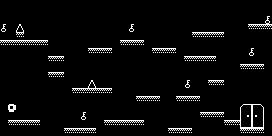

Rendered tile map (Tiled .tmx) drawn with the repository's tilesets; below, a short description and the full map source, tile grids included:
An orthogonal 34x17 tile map with 8x8 px tiles, 2 tile layers (Tile Layer 1, background) and 6 objects (0, 19, 4, 2, 18, ...).

<map version="1.0" orientation="orthogonal" renderorder="right-down" width="34" height="17" tilewidth="8" tileheight="8" nextobjectid="16">
 <properties>
  <property name="color1" value="23" />
  <property name="color2" value="25" />
  <property name="emmitercolor" value="83" />
  <property name="enemycolor" value="40" />
  <property name="hudcolor" value="23" />
  <property name="name" value="paparazzi" />
  <property name="tilecolor" value="55" />
 </properties>
 <tileset firstgid="1" name="pacman" tilewidth="8" tileheight="8">
  <image source="tileset.png" width="160" height="200" />
 </tileset>
 <layer name="Tile Layer 1" width="34" height="17">
  <properties>
   <property name="texture" value="tileset" />
  </properties>
  <data encoding="csv">
0,0,0,0,0,0,0,0,0,0,0,0,0,0,0,0,0,0,0,0,0,0,0,0,0,0,0,0,0,0,0,0,0,0,
0,0,0,0,0,0,0,0,0,0,0,0,0,0,0,0,0,0,0,0,0,0,0,0,0,0,0,0,0,0,0,0,0,0,
0,0,0,0,0,0,0,0,0,0,0,0,0,0,0,0,0,0,0,0,0,0,0,0,0,0,0,0,0,0,0,0,0,6,
6,0,47,0,0,0,0,0,0,0,0,0,0,0,0,0,6,0,0,0,0,0,0,0,0,0,0,0,0,0,0,19,19,19,
0,0,2,0,0,0,0,0,0,0,0,0,0,0,0,0,0,0,0,0,0,0,0,0,42,42,42,42,0,0,0,0,0,0,
82,82,82,82,82,82,0,0,0,0,0,0,0,0,0,82,82,82,0,0,0,0,0,0,0,0,0,0,0,0,0,0,0,0,
0,0,0,0,0,0,0,0,0,0,0,19,19,19,0,0,0,0,0,22,22,22,0,0,0,0,0,0,0,0,0,6,0,0,
0,0,0,0,0,0,22,22,0,0,0,0,0,0,0,0,0,0,0,0,0,0,0,42,42,42,42,0,0,0,0,0,0,0,
0,0,0,0,0,0,0,0,0,0,0,0,0,0,0,0,0,0,0,0,0,0,0,0,0,0,0,0,0,0,82,82,82,0,
0,0,0,0,0,0,19,19,0,0,0,0,0,0,0,0,0,0,0,0,0,0,0,0,0,0,0,0,0,0,0,0,0,0,
0,0,0,0,0,0,0,0,0,0,0,27,0,0,0,0,0,0,0,0,0,0,0,6,0,0,22,22,0,0,0,0,0,0,
0,0,0,0,0,0,0,0,0,22,22,22,22,22,0,0,0,0,0,0,0,0,0,0,0,0,0,0,0,0,0,0,0,0,
0,0,0,0,0,0,0,0,0,0,0,0,0,0,0,0,0,42,42,42,0,0,19,19,19,0,0,0,0,0,0,0,0,0,
0,20,0,0,0,0,0,0,0,0,0,0,0,0,0,0,0,0,0,0,0,0,0,0,0,0,0,0,0,0,9,10,11,0,
0,0,0,0,0,0,0,0,0,0,6,0,0,0,0,0,0,0,0,0,0,0,0,0,0,42,42,42,0,0,29,13,31,0,
0,22,22,22,22,0,0,0,0,0,0,0,0,19,19,22,22,22,0,0,0,0,0,0,0,0,0,0,82,82,49,50,51,0,
0,0,0,0,0,0,0,0,22,22,19,19,0,0,0,0,0,0,0,0,0,82,82,82,0,0,0,0,0,0,82,82,82,0
</data>
 </layer>
 <objectgroup name="pacmanemmiter">
  <properties>
   <property name="_type" value="2" />
   <property name="delay" value="25000" />
   <property name="offset" value="5000" />
   <property name="sizex" value="32" />
   <property name="sizey" value="32" />
   <property name="speed" value="70" />
   <property name="speedx" value="40" />
   <property name="speedy" value="15" />
   <property name="texture" value="enemies_32x32" />
  </properties>
  <object id="3" type="0" x="-6" y="112">
   <properties>
    <property name="offset" value="22000" />
   </properties>
   <polyline points="6,0 278,0" />
  </object>
  <object id="4" type="19" x="284" y="64">
   <properties>
    <property name="offset" value="17000" />
   </properties>
   <polyline points="-12,0 -284,0" />
  </object>
  <object id="6" type="4" x="56" y="-14">
   <properties>
    <property name="offset" value="12000" />
   </properties>
   <polyline points="0,14 0,150" />
  </object>
  <object id="8" type="2" x="-10" y="24">
   <properties>
    <property name="offset" value="6000" />
   </properties>
   <polyline points="10,0 282,0" />
  </object>
  <object id="10" type="18" x="300" y="88">
   <properties>
    <property name="offset" value="2000" />
   </properties>
   <polyline points="-28,0 -300,0" />
  </object>
  <object id="13" type="5" x="216" y="128">
   <properties>
    <property name="offset" value="9000" />
   </properties>
   <polyline points="0,10 0,-128" />
  </object>
 </objectgroup>
 <layer name="background" width="34" height="17">
  <properties>
   <property name="texture" value="tileset" />
  </properties>
  <data encoding="csv">
0,0,0,0,0,0,0,0,0,0,0,0,0,0,0,0,0,0,0,0,0,0,0,0,0,0,0,0,0,0,0,0,0,0,
0,0,0,0,0,0,0,0,0,0,0,0,0,0,0,0,0,0,0,0,0,0,0,0,0,0,0,0,0,0,0,0,0,0,
0,0,0,0,0,0,0,0,0,0,0,0,0,0,0,0,0,0,0,0,0,0,0,0,0,0,0,0,0,0,0,0,0,0,
0,0,0,0,0,0,0,0,0,0,0,0,0,0,0,0,0,0,0,0,0,0,0,0,0,0,0,0,0,0,0,0,0,0,
0,0,0,0,0,0,0,0,0,0,0,0,0,0,0,0,0,0,0,0,0,0,0,0,0,0,0,0,0,0,0,0,0,0,
0,0,0,0,0,0,0,0,0,0,0,0,0,0,0,0,0,0,0,0,0,0,0,0,0,0,0,0,0,0,0,0,0,0,
0,0,0,0,0,0,0,0,0,0,0,0,0,0,0,0,0,0,0,0,0,0,0,0,0,0,0,0,0,0,0,0,0,0,
0,0,0,0,0,0,0,0,0,0,0,0,0,0,0,0,0,0,0,0,0,0,0,0,0,0,0,0,0,0,0,0,0,0,
0,0,0,0,0,0,0,0,0,0,0,0,0,0,0,0,0,0,0,0,0,0,0,0,0,0,0,0,0,0,0,0,0,0,
0,0,0,0,0,0,0,0,0,0,0,0,0,0,0,0,0,0,0,0,0,0,0,0,0,0,0,0,0,0,0,0,0,0,
0,0,0,0,0,0,0,0,0,0,0,0,0,0,0,0,0,0,0,0,0,0,0,0,0,0,0,0,0,0,0,0,0,0,
0,0,0,0,0,0,0,0,0,0,0,0,0,0,0,0,0,0,0,0,0,0,0,0,0,0,0,0,0,0,0,0,0,0,
0,0,0,0,0,0,0,0,0,0,0,0,0,0,0,0,0,0,0,0,0,0,0,0,0,0,0,0,0,0,0,0,0,0,
0,0,0,0,0,0,0,0,0,0,0,0,0,0,0,0,0,0,0,0,0,0,0,0,0,0,0,0,0,0,9,10,11,0,
0,0,0,0,0,0,0,0,0,0,0,0,0,0,0,0,0,0,0,0,0,0,0,0,0,0,0,0,0,0,29,30,31,0,
0,0,0,0,0,0,0,0,0,0,0,0,0,0,0,0,0,0,0,0,0,0,0,0,0,0,0,0,0,0,49,50,51,0,
0,0,0,0,0,0,0,0,0,0,0,0,0,0,0,0,0,0,0,0,0,0,0,0,0,0,0,0,0,0,0,0,0,0
</data>
 </layer>
</map>
